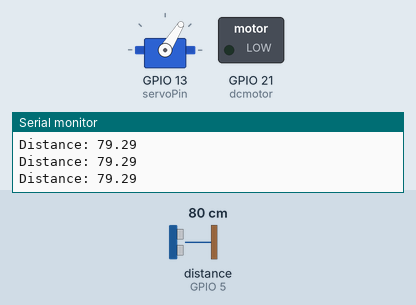
Recording of a sketch running on a simulated ESP32. Parts: servo, switched loads named in the sketch (green lamp = pin HIGH), the last lines printed to the serial monitor. Wiring (inferred from the names in the program): ultrasonic range finder: trigger GPIO 18; echo GPIO 5. Inputs (shaded band) come from the test bench; at power-on: distance to the obstacle (sensor on GPIO 5) 80 cm. The echo pulse lasts 58.3 µs per cm; WiFi joins after 1.5 s; servers stay silent unless stated; pins used as bus, display or sensor lines are not drawn.

Above: at 2.7 s.
2.8 s: distance to the obstacle (sensor on GPIO 5) set to 12 cm
At 3.18 s:
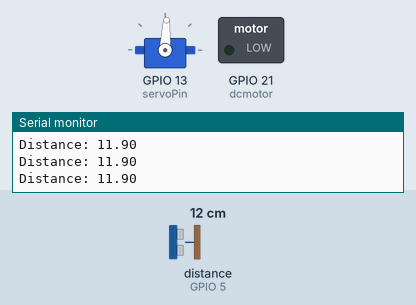
5.8 s: distance to the obstacle (sensor on GPIO 5) set to 9 cm
At 7.1 s:
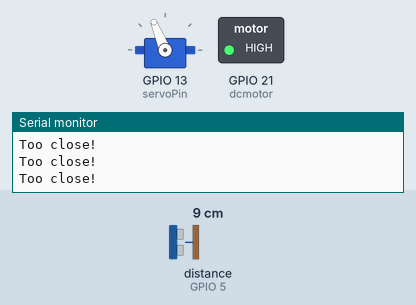
Timing chart, 0 to 8.8 s (numbered marks = the images above; inputs shaded):
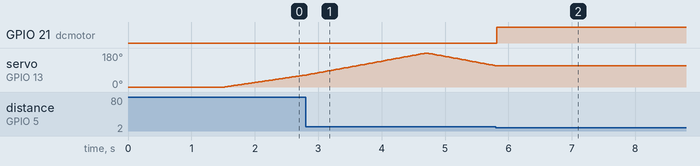

The sketch:

sixthsense.ino
```cpp
#include <ESP32Servo.h>
#include <WiFi.h>
#include <HTTPClient.h>

const char* ssid = "HackTheNorth";
const char* password = "HTNX2024";


Servo myServo;
int servoPin = 13;
int angle = 0;          // Initial angle
int angleStep = 1;      // Step size for each angle change
int delayTime = 15;     // Delay between steps (controls speed of movement)

// Ultrasonic sensor pins
int trig = 18;
int echo = 5;

// DC Motor pin
int dcmotor = 21;
boolean call = false;

// Variables to store distance and max distance
float distance = 0.0;
float threshold = 10.0; // Distance threshold for turning on the motor

WiFiServer server(10000);

void setup() {
  Serial.begin(115200);

  WiFi.begin(ssid, password);
  while(WiFi.status() != WL_CONNECTED){
    Serial.print(".");
    delay(100);
  }
  server.begin();
  Serial.println(WiFi.localIP());
  boolean  alreadyConnected = false;


  myServo.attach(servoPin);
  myServo.write(angle);

  // Set up ultrasonic sensor and motor pins
  pinMode(trig, OUTPUT);
  pinMode(echo, INPUT);
  pinMode(dcmotor, OUTPUT);
  digitalWrite(dcmotor, LOW);  // Ensure motor is off initially
}

void loop() {

  // Print the current distance measured by the ultrasonic sensor
  Serial.print("Distance: ");
  Serial.println(distance);


  // Measure distance using the ultrasonic sensor
  search();
  // Move the servo back and forth between 0 and 180 degrees
  myServo.write(angle);
  angle += angleStep;

  // Reverse direction when the limits are reached
  if (angle <= 0 || angle >= 180) {
    angleStep = -angleStep;
  }
  delay(delayTime); // Control speed of movement
}

void search() {
  HTTPClient http;
  // Send a 10 µs pulse to the trig pin
  digitalWrite(trig, LOW);
  delayMicroseconds(2);
  digitalWrite(trig, HIGH);
  delayMicroseconds(10);
  digitalWrite(trig, LOW);

  // Measure the duration of the pulse on the echo pin
  long duration = pulseIn(echo, HIGH);

  // Calculate distance in centimeters (speed of sound is approx. 0.034 cm/us)
  distance = duration * 0.034 / 2;

  //Check if distance is below the threshold

  if (distance <= threshold) {
    Serial.println("Too close!");
    digitalWrite(dcmotor, HIGH);  // Turn on the motor
    if (distance<3){
      Serial.println("fall detected, call emergency contact");
      call = true;
      http.begin("http://10.37.117.194:3000/?fell=true");// make sure to keep IP address updated
      int httpCode = http.GET();
      if (httpCode > 0) {
        Serial.printf("HTTP GET successful, code: %d\n", httpCode);
      } else {
        Serial.printf("HTTP GET failed, error: %s\n", http.errorToString(httpCode).c_str());
      }
      http.end();
    } else call = false;
    delay(10);
    search();
  } else {
    digitalWrite(dcmotor, LOW);   // Turn off the motor
  }
}
```

Measured:
- the behaviour switches between 11 and 10 cm on distance to the obstacle (sensor on GPIO 5) (found by bisection; images 1 and 2)
- after the input at 5.8 s, GPIO 21 (dcmotor): LOW → HIGH at once; servo on GPIO 13 (servoPin): goes on until 5.8 s, then stays 112°
- by itself, servo on GPIO 13 (servoPin): rises from 63° to 179° in 1.9 s, then falls to 113° in 1.1 s
